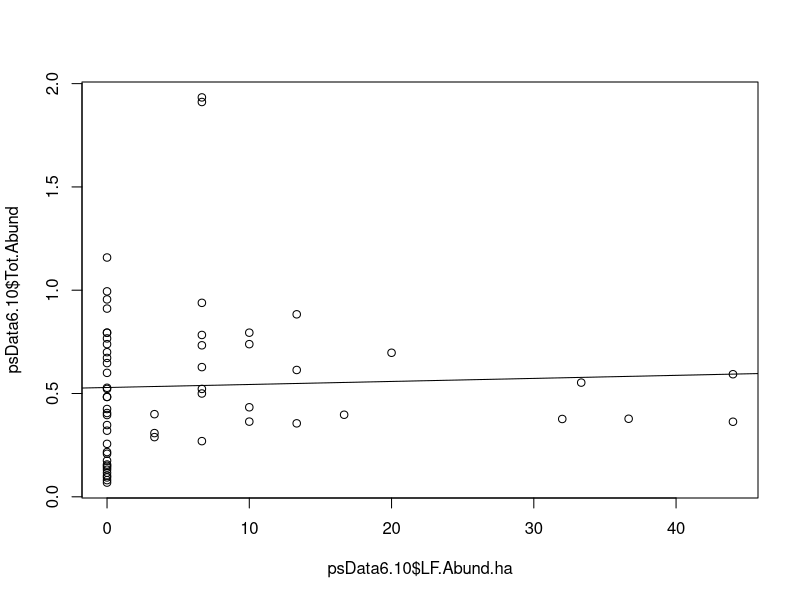
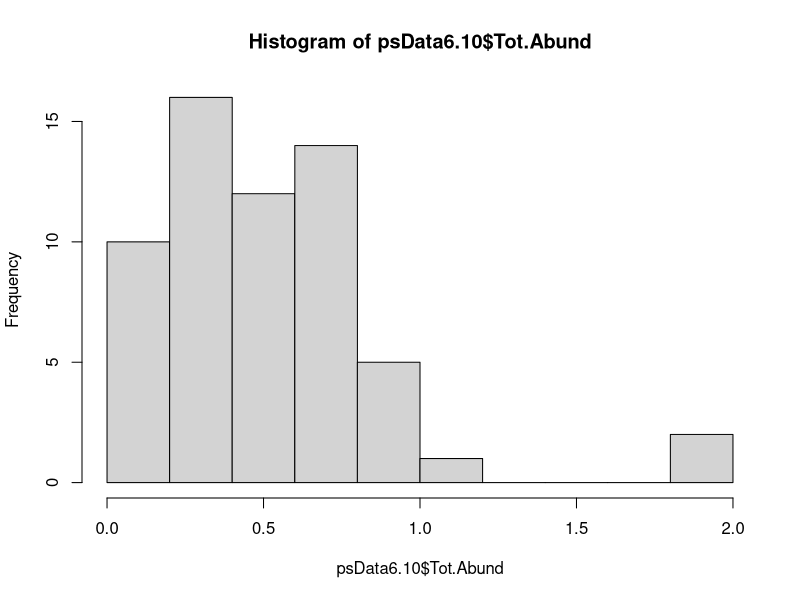
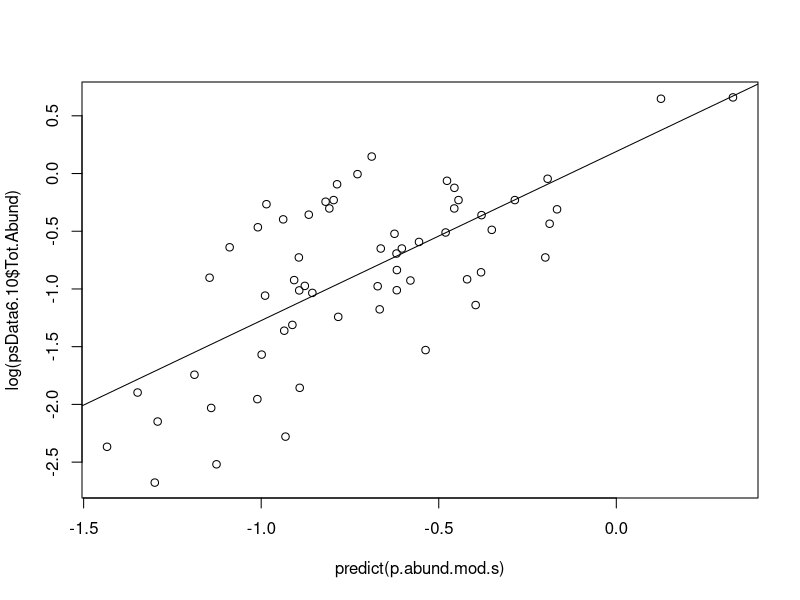
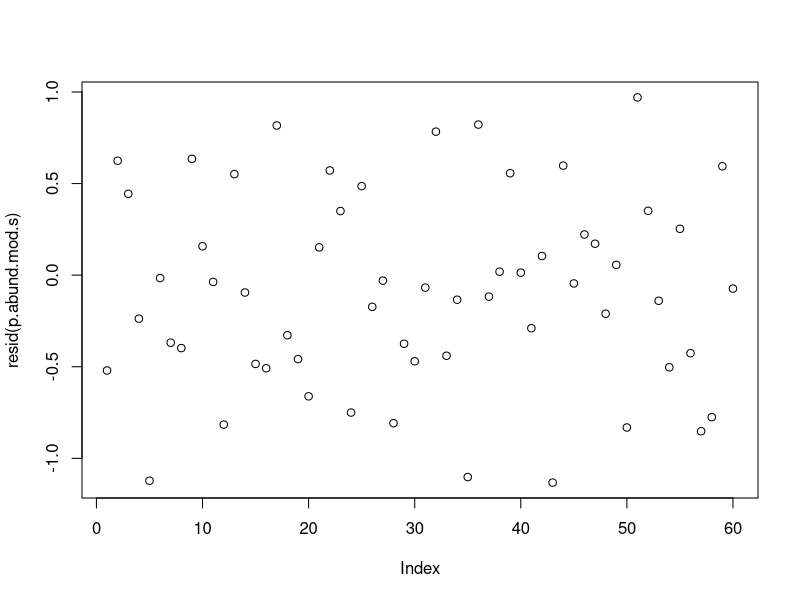
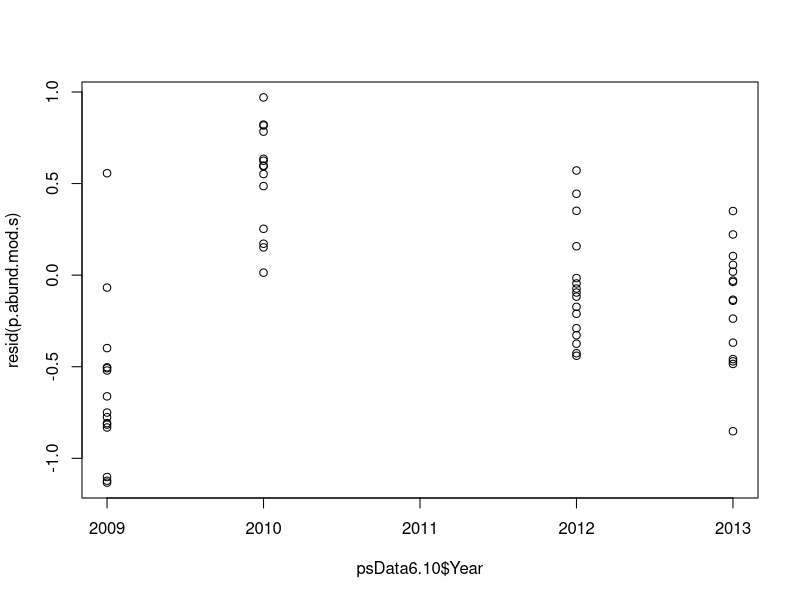
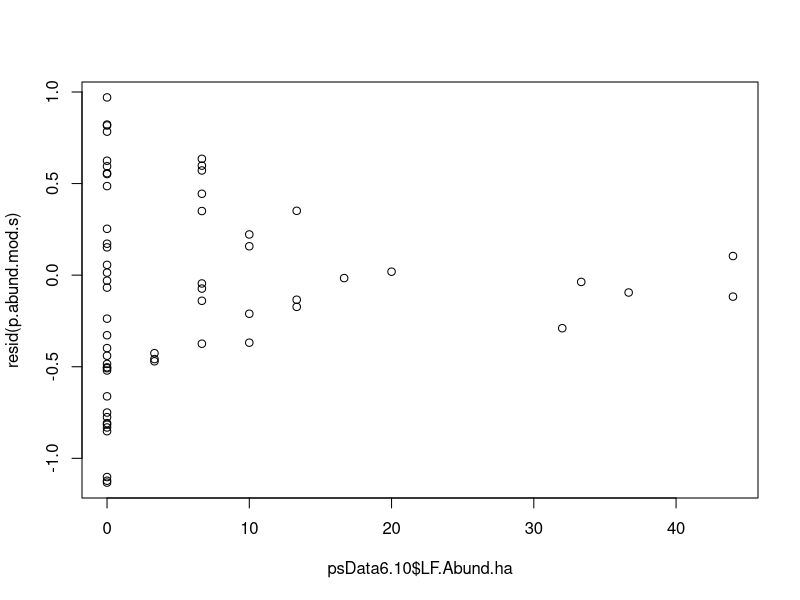
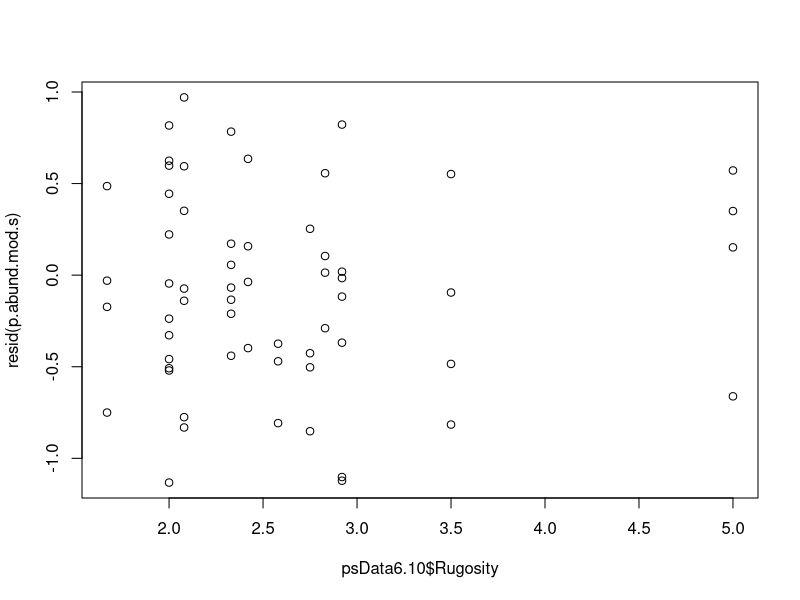
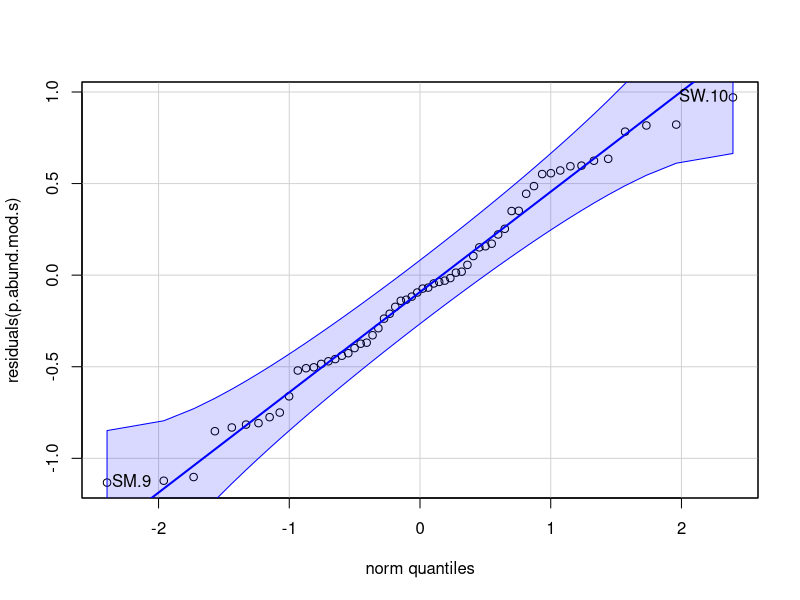

Reproduce these figures in R, in order.

##Lionfish effects on prey ms model code 12/1/2016

####Main Analysis: Effect of lionfish on prey species at site level####

##Load data file psData6.10
psData6.10<-read.csv('psData6.10.csv')

##Give meaningful rownames of Site and Year
rownames(psData6.10)<-paste(psData6.10$Site, psData6.10$Year-2000, sep=".")

## functions --- calculates variance inflation factors
vif.mer <- function (fit) {
  ## adapted from rms::vif
  
  v <- vcov(fit)
  nam <- names(fixef(fit))
  
  ## exclude intercepts
  ns <- sum(1 * (nam == "Intercept" | nam == "(Intercept)"))
  if (ns > 0) {
    v <- v[-(1:ns), -(1:ns), drop = FALSE]
    nam <- nam[-(1:ns)]
  }
  
  d <- diag(v)^0.5
  v <- diag(solve(v/(d %o% d)))
  names(v) <- nam
  v
}



####Model Prey Abundance with Site Means####

plot(psData6.10$Tot.Abund~psData6.10$LF.Abund.ha)
abline(lm(psData6.10$Tot.Abund~psData6.10$LF.Abund.ha))
cor.test(psData6.10$Tot.Abund,psData6.10$LF.Abund.ha)
##NO significant correlation p-value = 0.7423

hist(psData6.10$Tot.Abund)
shapiro.test(psData6.10$Tot.Abund)
##p-value 5.583e-06 not normal

library(lme4)

##Test for best family and link with Site as Random factor
pab.gu<-lmer(Tot.Abund~1+(1|Site), data=psData6.10, REML=FALSE)
pab.gl<-glmer(Tot.Abund~1+(1|Site), data=psData6.10, family=gaussian("log"), nAGQ=0)
pab.gin<-glmer(Tot.Abund~1+(1|Site), data=psData6.10, family=gaussian("inverse"), nAGQ=0)
pab.gmin<-glmer(Tot.Abund~1+(1|Site), data=psData6.10, family=Gamma("inverse"), nAGQ=0)
pab.gmi<-glmer(Tot.Abund~1+(1|Site), data=psData6.10, family=Gamma("identity"), nAGQ=0)
pab.gml<-glmer(Tot.Abund~1+(1|Site), data=psData6.10, family=Gamma("log"), nAGQ=0)
pab.igi<-glmer(Tot.Abund~1+(1|Site), data=psData6.10, family=inverse.gaussian("identity"), nAGQ=0)
pab.igl<-glmer(Tot.Abund~1+(1|Site), data=psData6.10, family=inverse.gaussian("log"), nAGQ=0)
pab.igin<-glmer(Tot.Abund~1+(1|Site), data=psData6.10, family=inverse.gaussian("inverse"), nAGQ=0)

AIC(pab.gu, pab.gl, pab.gin, pab.gmin, pab.gmi, pab.gml, pab.igi, pab.igl, pab.igin)

##Based on AIC- Model with Gamma distribution and log link


##Full model
p.abund.mod.s<-glmer(Tot.Abund~scale(Year)+scale(LF.Abund.ha)+scale(Rugosity)+(1|Site),
                     data=psData6.10, family=Gamma("log"), nAGQ=0)

##Check model fit
plot(log(psData6.10$Tot.Abund)~predict(p.abund.mod.s))
abline(lm(log(psData6.10$Tot.Abund)~predict(p.abund.mod.s)))
cor(log(psData6.10$Tot.Abund),predict(p.abund.mod.s))

##Check residuals
plot(resid(p.abund.mod.s))
plot(resid(p.abund.mod.s)~psData6.10$Year) 
plot(resid(p.abund.mod.s)~psData6.10$LF.Abund.ha)
plot(resid(p.abund.mod.s)~psData6.10$Rugosity) 

##Check VIF
vif.mer(p.abund.mod.s)
##No VIf>2 so no correlation

##Check residuals distribution
library(car)
qqPlot(residuals(p.abund.mod.s))
##Residuals are normal



####Model Prey Richness with Site Means####
plot(psData6.10$Rich~psData6.10$LF.Abund.ha)
abline(lm(psData6.10$Rich~psData6.10$LF.Abund.ha))
cor.test(psData6.10$Rich,psData6.10$LF.Abund.ha)
##Significant positive correlation 0.2986292; t = 2.383, df = 58, p-value = 0.02047

hist(psData6.10$Rich)
shapiro.test(psData6.10$Rich)
##p-value 0.0472 normal

##Test for best family and link with Site as Random factor
prich.gu<-lmer(Rich~1+(1|Site), data=psData6.10, REML=FALSE)
prich.gl<-glmer(Rich~1+(1|Site), data=psData6.10, family=gaussian("log"), nAGQ=0)
prich.gin<-glmer(Rich~1+(1|Site), data=psData6.10, family=gaussian("inverse"), nAGQ=0)
prich.gmin<-glmer(Rich~1+(1|Site), data=psData6.10, family=Gamma("inverse"), nAGQ=0)
prich.gmi<-glmer(Rich~1+(1|Site), data=psData6.10, family=Gamma("identity"), nAGQ=0)
prich.gml<-glmer(Rich~1+(1|Site), data=psData6.10, family=Gamma("log"), nAGQ=0)
prich.igi<-glmer(Rich~1+(1|Site), data=psData6.10, family=inverse.gaussian("identity"), nAGQ=0)
prich.igl<-glmer(Rich~1+(1|Site), data=psData6.10, family=inverse.gaussian("log"), nAGQ=0)
prich.igin<-glmer(Rich~1+(1|Site), data=psData6.10, family=inverse.gaussian("inverse"), nAGQ=0)

AIC(prich.gu, prich.gl, prich.gin, prich.gmin, prich.gmi, prich.gml, prich.igl, prich.igin)

##Normal and Based on AIC-Model with Gaussian


##Full model
p.rich.mod.s<-lmer(Rich~scale(Year)+scale(LF.Abund.ha)+scale(Rugosity)+(1|Site), data=psData6.10)

##Check model fit
plot(psData6.10$Rich~predict(p.rich.mod.s))
abline(lm(psData6.10$Rich~predict(p.rich.mod.s)))
cor(psData6.10$Rich,predict(p.rich.mod.s))

##Check residuals
plot(resid(p.rich.mod.s))
plot(resid(p.rich.mod.s)~psData6.10$Year) 
plot(resid(p.rich.mod.s)~psData6.10$LF.Abund.ha)
plot(resid(p.rich.mod.s)~psData6.10$Rugosity) 

##Check VIF
vif.mer(p.rich.mod.s)
##No VIf>2 so no correlation

##Check residuals distribution
library(car)
qqPlot(residuals(p.rich.mod.s))
##Residuals are normal


####Model Prey Pomacentridae with Site Means####

plot(psData6.10$Pomacentridae~psData6.10$LF.Abund.ha)
abline(lm(psData6.10$Pomacentridae~psData6.10$LF.Abund.ha))
cor.test(psData6.10$Pomacentridae,psData6.10$LF.Abund.ha)
##NO significant correlation p-value = 0.6594

hist(psData6.10$Pomacentridae)
shapiro.test(psData6.10$Pomacentridae)
##p-value 5.951e-09 not normal

library(lme4)

##Test for best family and link with Site as Random factor
p.dams.gu<-lmer(Pomacentridae~1+(1|Site), data=psData6.10, REML=FALSE)
p.dams.gl<-glmer(Pomacentridae~1+(1|Site), data=psData6.10, family=gaussian("log"), nAGQ=0)
p.dams.gin<-glmer(Pomacentridae~1+(1|Site), data=psData6.10, family=gaussian("inverse"), nAGQ=0)
p.dams.gmin<-glmer(Pomacentridae~1+(1|Site), data=psData6.10, family=Gamma("inverse"), nAGQ=0)
p.dams.gmi<-glmer(Pomacentridae~1+(1|Site), data=psData6.10, family=Gamma("identity"), nAGQ=0)
p.dams.gml<-glmer(Pomacentridae~1+(1|Site), data=psData6.10, family=Gamma("log"), nAGQ=0)
p.dams.igi<-glmer(Pomacentridae~1+(1|Site), data=psData6.10, family=inverse.gaussian("identity"), nAGQ=0)
p.dams.igl<-glmer(Pomacentridae~1+(1|Site), data=psData6.10, family=inverse.gaussian("log"), nAGQ=0)
p.dams.igin<-glmer(Pomacentridae~1+(1|Site), data=psData6.10, family=inverse.gaussian("inverse"), nAGQ=0)

AIC(p.dams.gu, p.dams.gl, p.dams.gin, p.dams.gmin, p.dams.gmi, p.dams.gml, p.dams.igin)

##Based on AIC-Model with Gamma distribution and log link


##Full model
p.dams.mod.s<-glmer(Pomacentridae~scale(Year)+scale(LF.Abund.ha)+scale(Rugosity)+(1|Site),
                    data=psData6.10, family=Gamma("log"), nAGQ=0)

##Check model fit
plot(log(psData6.10$Pomacentridae)~predict(p.dams.mod.s))
abline(lm(log(psData6.10$Pomacentridae)~predict(p.dams.mod.s)))
cor(log(psData6.10$Pomacentridae),predict(p.dams.mod.s))

##Check residuals
plot(resid(p.dams.mod.s))
plot(resid(p.dams.mod.s)~psData6.10$Year) 
plot(resid(p.dams.mod.s)~psData6.10$LF.Abund.ha)
plot(resid(p.dams.mod.s)~psData6.10$Rugosity) 

##Check VIF
vif.mer(p.dams.mod.s)
##No VIf>2 so no correlation

##Check residuals distribution
library(car)
qqPlot(residuals(p.dams.mod.s))
##Residuals are normal



####Model Prey Labridae with Site Means####

plot(psData6.10$Labridae~psData6.10$LF.Abund.ha)
abline(lm(psData6.10$Labridae~psData6.10$LF.Abund.ha))
cor.test(psData6.10$Labridae,psData6.10$LF.Abund.ha)
##NO significant correlation p-value = 0.8948

hist(psData6.10$Labridae)
shapiro.test(psData6.10$Labridae)
##p-value 1.679e-09 not normal

library(lme4)

##Test for best family and link with Site as Random factor
p.wras.gu<-lmer(Labridae~1+(1|Site), data=psData6.10, REML=FALSE)
p.wras.gl<-glmer(Labridae~1+(1|Site), data=psData6.10, family=gaussian("log"), nAGQ=0)
p.wras.gin<-glmer(Labridae~1+(1|Site), data=psData6.10, family=gaussian("inverse"), nAGQ=0)
p.wras.gmin<-glmer(Labridae~1+(1|Site), data=psData6.10, family=Gamma("inverse"), nAGQ=0)
p.wras.gmi<-glmer(Labridae~1+(1|Site), data=psData6.10, family=Gamma("identity"), nAGQ=0)
p.wras.gml<-glmer(Labridae~1+(1|Site), data=psData6.10, family=Gamma("log"), nAGQ=0)
p.wras.igi<-glmer(Labridae~1+(1|Site), data=psData6.10, family=inverse.gaussian("identity"), nAGQ=0)
p.wras.igl<-glmer(Labridae~1+(1|Site), data=psData6.10, family=inverse.gaussian("log"), nAGQ=0)
p.wras.igin<-glmer(Labridae~1+(1|Site), data=psData6.10, family=inverse.gaussian("inverse"), nAGQ=0)

AIC(p.wras.gu, p.wras.gl, p.wras.gin, p.wras.gmin, p.wras.gmi, p.wras.gml, p.wras.igin)

##Based on AIC-Model with Gamma distribution and log link


##Full model
p.wras.mod.s<-glmer(Labridae~scale(Year)+scale(LF.Abund.ha)+scale(Rugosity)+(1|Site),
                    data=psData6.10, family=Gamma("log"), nAGQ=0)

##Check model fit
plot(log(psData6.10$Labridae)~predict(p.wras.mod.s))
abline(lm(log(psData6.10$Labridae)~predict(p.wras.mod.s)))
cor(log(psData6.10$Labridae),predict(p.wras.mod.s))

##Check residuals
plot(resid(p.wras.mod.s))
plot(resid(p.wras.mod.s)~psData6.10$Year) 
plot(resid(p.wras.mod.s)~psData6.10$LF.Abund.ha)
plot(resid(p.wras.mod.s)~psData6.10$Rugosity) 

##Check VIF
vif.mer(p.wras.mod.s)
##No VIf>2 so no correlation

##Check residuals distribution
library(car)
qqPlot(residuals(p.wras.mod.s))
##Residuals are normal




####Model Prey Scaridae with Site Means####

plot(psData6.10$Scaridae~psData6.10$LF.Abund.ha)
abline(lm(psData6.10$Scaridae~psData6.10$LF.Abund.ha))
cor.test(psData6.10$Scaridae,psData6.10$LF.Abund.ha)
##NO significant correlation p-value = 0.06856

hist(psData6.10$Scaridae)
shapiro.test(psData6.10$Scaridae)
##p-value 0.0007884 not normal

library(lme4)

##Test for best family and link with Site as Random factor
p.parr.gu<-lmer(Scaridae~1+(1|Site), data=psData6.10, REML=FALSE)
p.parr.gl<-glmer(Scaridae~1+(1|Site), data=psData6.10, family=gaussian("log"), nAGQ=0)
p.parr.gin<-glmer(Scaridae~1+(1|Site), data=psData6.10, family=gaussian("inverse"), nAGQ=0)
p.parr.gmin<-glmer(Scaridae~1+(1|Site), data=psData6.10, family=Gamma("inverse"), nAGQ=0)
p.parr.gmi<-glmer(Scaridae~1+(1|Site), data=psData6.10, family=Gamma("identity"), nAGQ=0)
p.parr.gml<-glmer(Scaridae~1+(1|Site), data=psData6.10, family=Gamma("log"), nAGQ=0)
p.parr.igi<-glmer(Scaridae~1+(1|Site), data=psData6.10, family=inverse.gaussian("identity"), nAGQ=0)
p.parr.igl<-glmer(Scaridae~1+(1|Site), data=psData6.10, family=inverse.gaussian("log"), nAGQ=0)
p.parr.igin<-glmer(Scaridae~1+(1|Site), data=psData6.10, family=inverse.gaussian("inverse"), nAGQ=0)

AIC(p.parr.gu, p.parr.gl, p.parr.gin, p.parr.gmin, p.parr.gmi, p.parr.gml, p.parr.igin)

##Based on AIC-Model with Gamma distribution and log link


##Full model
p.parr.mod.s<-glmer(Scaridae~scale(Year)+scale(LF.Abund.ha)+scale(Rugosity)+(1|Site),
                    data=psData6.10, family=Gamma("log"), nAGQ=0)

##Check model fit
plot(log(psData6.10$Scaridae)~predict(p.parr.mod.s))
abline(lm(log(psData6.10$Scaridae)~predict(p.parr.mod.s)))
cor(log(psData6.10$Scaridae),predict(p.parr.mod.s))

##Check residuals
plot(resid(p.parr.mod.s))
plot(resid(p.parr.mod.s)~psData6.10$Year) 
plot(resid(p.parr.mod.s)~psData6.10$LF.Abund.ha)
plot(resid(p.parr.mod.s)~psData6.10$Rugosity) 

##Check VIF
vif.mer(p.parr.mod.s)
##No VIf>2 so no correlation

##Check residuals distribution
library(car)
qqPlot(residuals(p.parr.mod.s))
##Residuals are normal



####Community Composition Analysis- Prey Species with Transect Data####

##Load data file: pData6.10
pData6.10<-read.csv('psData6.10.csv')

library(vegan)

##Permanova: testing the effect of year and lionfish abundance on community composition; stratafied by site

##Remove rows with zero fish
#perm.pData<-pData6.10[-c(which(pData6.10$Tot.Abund==0)),]
perm.pData<-pData6.10
perm.prey<-adonis(perm.pData[, c(8:40)]~perm.pData$Year+perm.pData$LF.Abund.ha, 
                  strata=perm.pData$Site, permutations=10000)
##p-values- Year: 9.999e-5, Lionfish: 0.5378





